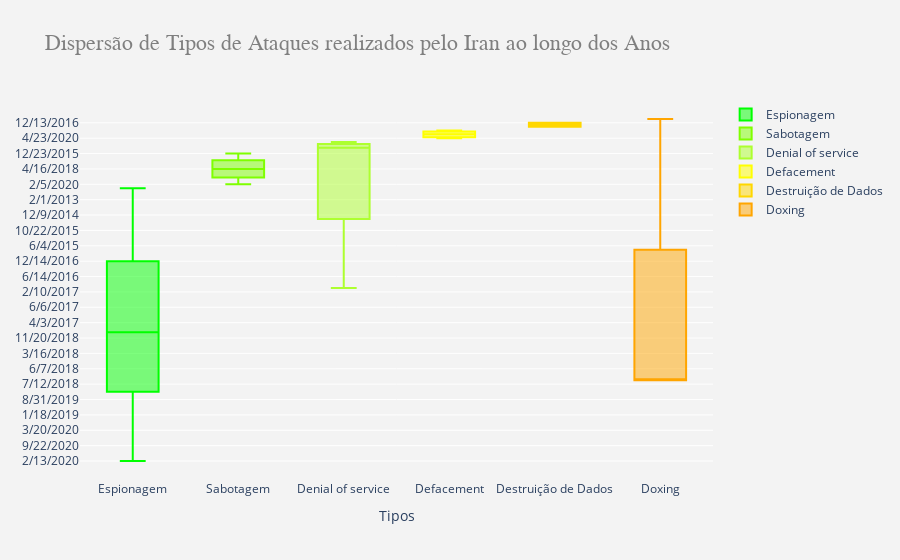

Write notebook code for a chart like this one.
### Code cell
trace1 = go.Box(y = data_russian.loc[data_russian['Type'] == "Espionage", "Date"],
                name = 'Espionagem',
                marker = {'color': '#00ff00'})

trace2 = go.Box(y = data_russian.loc[data_russian['Type'] == "Sabotage", "Date"],
                name = 'Sabotagem',
                marker = {'color': '#7fff00'})

trace3 = go.Box(y = data_russian.loc[data_russian['Type'] == "Denial of service", "Date"],
                name = 'Denial of service',
                marker = {'color': '#adff2f'})

trace4 = go.Box(y = data_russian.loc[data_russian['Type'] == "Defacement", "Date"],
                name = 'Defacement',
                marker = {'color': '#ffff00'})

trace5 = go.Box(y = data_russian.loc[data_russian['Type'] == "Data destruction", "Date"],
                name = 'Destruição de Dados',
                marker = {'color': '#ffd700'})

trace6 = go.Box(y = data_russian.loc[data_russian['Type'] == "Doxing", "Date"],
                name = 'Doxing',
                marker = {'color': '#ffa500'})


data = [trace1, trace2, trace3, trace4, trace5, trace6]
layout = go.Layout(title = 'Dispersão de Tipos de Ataques realizados pelo Iran ao longo dos Anos',
                   titlefont = {'family': 'Arial',
                                'size': 22,
                                'color': '#7f7f7f'},
                   xaxis = {'title': 'Tipos'},
                   paper_bgcolor = 'rgb(243, 243, 243)',
                   plot_bgcolor = 'rgb(243, 243, 243)')
fig = go.Figure(data=data, layout=layout)
py.iplot(fig)

### Figure 1 — Plotly figure (JSON) as saved in the notebook; plotly's stock layout.template omitted (floating-point values rounded to 4 significant figures)
{"data": [{"marker": {"color": "#00ff00"}, "name": "Espionagem", "type": "box", "y": ["2/13/2020", "1/13/2020", "3/12/2020", "5/26/2020", "9/22/2020", "3/13/2020", "5/28/2020", "9/24/2020", "3/20/2020", "9/10/2020", "6/11/2020", "8/3/2020", "5/26/2020", "1/18/2019", "10/21/2019", "7/26/2019", "1/31/2019", "8/31/2019", "11/25/2019", "3/12/2019", "10/17/2019", "7/12/2018", "10/4/2018", "7/26/2018", "10/4/2018", "12/4/2018", "6/7/2018", "2/28/2018", "7/19/2018", "6/5/2018", "2/28/2018", "3/16/2018", "3/15/2018", "1/12/2018", "10/4/2018", "3/15/2018", "1/9/2018", "11/20/2018", "6/19/2018", "11/2/2017", "9/15/2017", "4/3/2017", "3/30/2017", "1/31/2017", "2/4/2017", "3/30/2017", "6/6/2017", "4/23/2017", "4/26/2017", "8/30/2017", "2/10/2017", "2/17/2017", "6/30/2017", "6/26/2016", "6/14/2016", "9/13/2016", "11/9/2016", "5/23/2016", "12/14/2016", "12/22/2016", "5/29/2015", "4/28/2015", "6/4/2015", "7/28/2015", "3/13/2015", "4/7/2015", "10/22/2015", "7/31/2014", "8/7/2014", "11/3/2014", "12/9/2014", "12/10/2014", "10/28/2014", "11/1/2013", "2/1/2013", "1/14/2013", "3/20/2013", "11/28/2008", null, null]}, {"marker": {"color": "#7fff00"}, "name": "Sabotagem", "type": "box", "y": ["2/5/2020", "10/28/2019", "7/23/2018", "2/12/2018", "4/16/2018", "7/11/2018", "10/24/2017", "12/20/2016", "12/23/2015"]}, {"marker": {"color": "#adff2f"}, "name": "Denial of service", "type": "box", "y": ["2/17/2017", "3/19/2016", "8/13/2008", "5/16/2007"]}, {"marker": {"color": "#ffff00"}, "name": "Defacement", "type": "box", "y": ["4/23/2020", "7/29/2020", "4/9/2015"]}, {"marker": {"color": "#ffd700"}, "name": "Destruição de Dados", "type": "box", "y": ["7/1/2017", "12/13/2016"]}, {"marker": {"color": "#ffa500"}, "name": "Doxing", "type": "box", "y": ["11/29/2018", "10/4/2018", "10/4/2018", "10/4/2018"]}], "layout": {"paper_bgcolor": "rgb(243, 243, 243)", "plot_bgcolor": "rgb(243, 243, 243)", "title": {"font": {"color": "#7f7f7f", "family": "Arial", "size": 22}, "text": "Dispersão de Tipos de Ataques realizados pelo Iran ao longo dos Anos"}, "xaxis": {"title": {"text": "Tipos"}}}}
